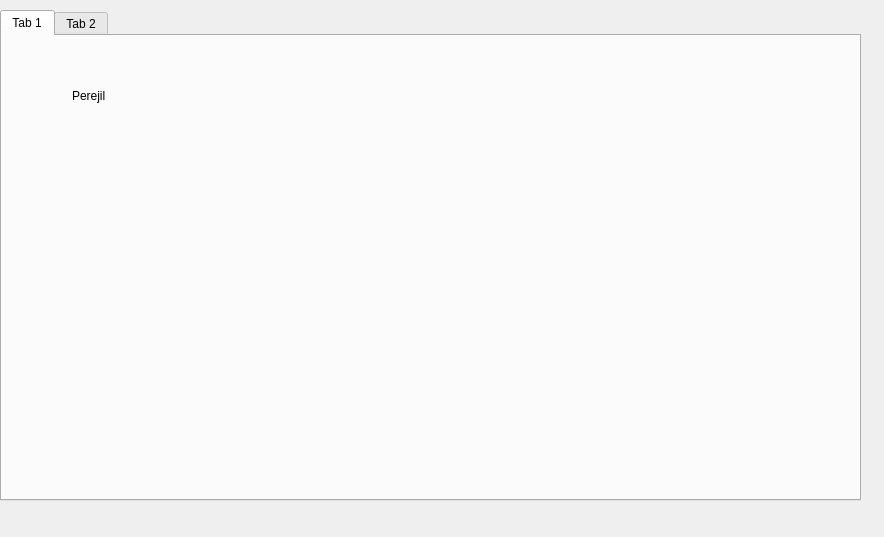
<?xml version="1.0" encoding="UTF-8"?>
<ui version="4.0">
 <class>FormUsusario</class>
 <widget class="QDialog" name="FormUsusario">
  <property name="geometry">
   <rect>
    <x>0</x>
    <y>0</y>
    <width>884</width>
    <height>537</height>
   </rect>
  </property>
  <property name="windowTitle">
   <string>Dialog</string>
  </property>
  <widget class="QTabWidget" name="tabWidget">
   <property name="geometry">
    <rect>
     <x>0</x>
     <y>10</y>
     <width>861</width>
     <height>491</height>
    </rect>
   </property>
   <widget class="QWidget" name="tab">
    <attribute name="title">
     <string>Tab 1</string>
    </attribute>
    <widget class="QLabel" name="label">
     <property name="geometry">
      <rect>
       <x>70</x>
       <y>50</y>
       <width>63</width>
       <height>20</height>
      </rect>
     </property>
     <property name="text">
      <string>Perejil</string>
     </property>
    </widget>
   </widget>
   <widget class="QWidget" name="tab_2">
    <attribute name="title">
     <string>Tab 2</string>
    </attribute>
   </widget>
  </widget>
 </widget>
 <resources/>
 <connections/>
</ui>
